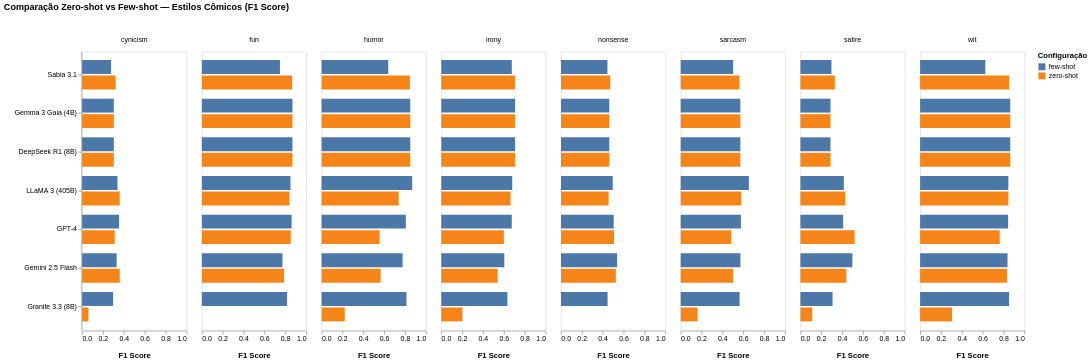

This figure's notebook cell:
### Code cell
valid_models = [
    model for model in df_comic['model'].unique()
    if all(
        isinstance(v, dict) and 'f1_score' in v and all(pd.notna(score) for score in v['f1_score'].values())
        for v in df_comic.loc[df_comic['model'] == model, 'score']
    )
]

df_comic_plot = df_comic[df_comic['model'].isin(valid_models)].copy()

rows = []
for _, row in df_comic_plot.iterrows():
    f1_scores = row['score']['f1_score']
    for style, value in f1_scores.items():
        if pd.notna(value):
            rows.append({
                'model': row['model'],
                'setting': row['setting'],
                'style': style,
                'score': value
            })

df_comic_long = pd.DataFrame(rows)

model_order = (
    df_comic_long[df_comic_long['setting'] == 'zero-shot']
    .groupby('model')['score'].mean()
    .sort_values(ascending=False)
    .index.tolist()
)

df_comic_long['setting'] = pd.Categorical(df_comic_long['setting'], categories=['zero-shot', 'few-shot'], ordered=True)

chart_comic = alt.Chart(df_comic_long).mark_bar(size=20).encode(
    y=alt.Y('model:N', sort=model_order, title=' ', axis=alt.Axis(grid=False)),
    x=alt.X('score:Q', title='F1 Score', axis=alt.Axis(grid=False, titleY=30), scale=alt.Scale(domain=[0,1], clamp=True)),
    color=alt.Color('setting:N', title='Configuração'),
    yOffset=alt.YOffset('setting:N'),
    column=alt.Column('style:N', title=' ')  # cada estilo em uma coluna
).properties(
    width=150,
    height=400,
    title='Comparação Zero-shot vs Few-shot — Estilos Cômicos (F1 Score)'
)

visus_path = visus_folder_name
os.makedirs(visus_path, exist_ok=True)
chart_comic.save(os.path.join(visus_path, "comic_styles_vertical_barras.png"), scale_factor=3.0)
chart_comic.show()

### Figure 1 — Vega-Lite specification as saved in the notebook (floating-point values rounded to 4 significant figures)
{"config": {"view": {"continuousWidth": 300, "continuousHeight": 300}}, "data": {"name": "data-d56d800305771b424a1599f1ba338f08"}, "mark": {"type": "bar", "size": 20}, "encoding": {"color": {"field": "setting", "title": "Configuração", "type": "nominal"}, "column": {"field": "style", "title": " ", "type": "nominal"}, "x": {"axis": {"grid": false, "titleY": 30}, "field": "score", "scale": {"clamp": true, "domain": [0, 1]}, "title": "F1 Score", "type": "quantitative"}, "y": {"axis": {"grid": false}, "field": "model", "sort": ["Sabia 3.1", "Gemma 3 Gaia (4B)", "DeepSeek R1 (8B)", "LLaMA 3 (405B)", "GPT-4", "Gemini 2.5 Flash", "Granite 3.3 (8B)"], "title": " ", "type": "nominal"}, "yOffset": {"field": "setting", "type": "nominal"}}, "height": 400, "title": "Comparação Zero-shot vs Few-shot — Estilos Cômicos (F1 Score)", "width": 150, "$schema": "https://vega.github.io/schema/vega-lite/v5.20.1.json", "datasets": {"data-d56d800305771b424a1599f1ba338f08": [{"model": "Gemma 3 Gaia (4B)", "setting": "zero-shot", "style": "fun", "score": 0.8677}, {"model": "Gemma 3 Gaia (4B)", "setting": "zero-shot", "style": "humor", "score": 0.8499}, {"model": "Gemma 3 Gaia (4B)", "setting": "zero-shot", "style": "nonsense", "score": 0.4628}, {"model": "Gemma 3 Gaia (4B)", "setting": "zero-shot", "style": "wit", "score": 0.8636}, {"model": "Gemma 3 Gaia (4B)", "setting": "zero-shot", "style": "irony", "score": 0.7075}, {"model": "Gemma 3 Gaia (4B)", "setting": "zero-shot", "style": "satire", "score": 0.2883}, {"model": "Gemma 3 Gaia (4B)", "setting": "zero-shot", "style": "sarcasm", "score": 0.5714}, {"model": "Gemma 3 Gaia (4B)", "setting": "zero-shot", "style": "cynicism", "score": 0.3036}, {"model": "Gemma 3 Gaia (4B)", "setting": "few-shot", "style": "fun", "score": 0.8677}, {"model": "Gemma 3 Gaia (4B)", "setting": "few-shot", "style": "humor", "score": 0.8499}, {"model": "Gemma 3 Gaia (4B)", "setting": "few-shot", "style": "nonsense", "score": 0.4628}, {"model": "Gemma 3 Gaia (4B)", "setting": "few-shot", "style": "wit", "score": 0.8636}, {"model": "Gemma 3 Gaia (4B)", "setting": "few-shot", "style": "irony", "score": 0.7075}, {"model": "Gemma 3 Gaia (4B)", "setting": "few-shot", "style": "satire", "score": 0.2883}, {"model": "Gemma 3 Gaia (4B)", "setting": "few-shot", "style": "sarcasm", "score": 0.5714}, {"model": "Gemma 3 Gaia (4B)", "setting": "few-shot", "style": "cynicism", "score": 0.3036}, {"model": "Sabia 3.1", "setting": "zero-shot", "style": "fun", "score": 0.8654}, {"model": "Sabia 3.1", "setting": "zero-shot", "style": "humor", "score": 0.8463}, {"model": "Sabia 3.1", "setting": "zero-shot", "style": "nonsense", "score": 0.472}, {"model": "Sabia 3.1", "setting": "zero-shot", "style": "wit", "score": 0.8526}, {"model": "Sabia 3.1", "setting": "zero-shot", "style": "irony", "score": 0.7062}, {"model": "Sabia 3.1", "setting": "zero-shot", "style": "satire", "score": 0.3295}, {"model": "Sabia 3.1", "setting": "zero-shot", "style": "sarcasm", "score": 0.5629}, {"model": "Sabia 3.1", "setting": "zero-shot", "style": "cynicism", "score": 0.3208}, {"model": "Sabia 3.1", "setting": "few-shot", "style": "fun", "score": 0.7482}, {"model": "Sabia 3.1", "setting": "few-shot", "style": "humor", "score": 0.6391}, {"model": "Sabia 3.1", "setting": "few-shot", "style": "nonsense", "score": 0.445}, {"model": "Sabia 3.1", "setting": "few-shot", "style": "wit", "score": 0.6248}, {"model": "Sabia 3.1", "setting": "few-shot", "style": "irony", "score": 0.6754}, {"model": "Sabia 3.1", "setting": "few-shot", "style": "satire", "score": 0.2973}, {"model": "Sabia 3.1", "setting": "few-shot", "style": "sarcasm", "score": 0.5024}, {"model": "Sabia 3.1", "setting": "few-shot", "style": "cynicism", "score": 0.2772}, {"model": "Granite 3.3 (8B)", "setting": "zero-shot", "style": "fun", "score": 0.0}, {"model": "Granite 3.3 (8B)", "setting": "zero-shot", "style": "humor", "score": 0.2222}, {"model": "Granite 3.3 (8B)", "setting": "zero-shot", "style": "nonsense", "score": 0.0}, {"model": "Granite 3.3 (8B)", "setting": "zero-shot", "style": "wit", "score": 0.305}, {"model": "Granite 3.3 (8B)", "setting": "zero-shot", "style": "irony", "score": 0.2025}, {"model": "Granite 3.3 (8B)", "setting": "zero-shot", "style": "satire", "score": 0.1132}, {"model": "Granite 3.3 (8B)", "setting": "zero-shot", "style": "sarcasm", "score": 0.1626}, {"model": "Granite 3.3 (8B)", "setting": "zero-shot", "style": "cynicism", "score": 0.06061}, {"model": "Granite 3.3 (8B)", "setting": "few-shot", "style": "fun", "score": 0.8159}, {"model": "Granite 3.3 (8B)", "setting": "few-shot", "style": "humor", "score": 0.8135}, {"model": "Granite 3.3 (8B)", "setting": "few-shot", "style": "nonsense", "score": 0.4463}, {"model": "Granite 3.3 (8B)", "setting": "few-shot", "style": "wit", "score": 0.8519}, {"model": "Granite 3.3 (8B)", "setting": "few-shot", "style": "irony", "score": 0.6334}, {"model": "Granite 3.3 (8B)", "setting": "few-shot", "style": "satire", "score": 0.308}, {"model": "Granite 3.3 (8B)", "setting": "few-shot", "style": "sarcasm", "score": 0.5641}, {"model": "Granite 3.3 (8B)", "setting": "few-shot", "style": "cynicism", "score": 0.2966}, {"model": "Gemini 2.5 Flash", "setting": "zero-shot", "style": "fun", "score": 0.7874}, {"model": "Gemini 2.5 Flash", "setting": "zero-shot", "style": "humor", "score": 0.5659}, {"model": "Gemini 2.5 Flash", "setting": "zero-shot", "style": "nonsense", "score": 0.5253}, {"model": "Gemini 2.5 Flash", "setting": "zero-shot", "style": "wit", "score": 0.8318}, {"model": "Gemini 2.5 Flash", "setting": "zero-shot", "style": "irony", "score": 0.5407}, {"model": "Gemini 2.5 Flash", "setting": "zero-shot", "style": "satire", "score": 0.4405}, {"model": "Gemini 2.5 Flash", "setting": "zero-shot", "style": "sarcasm", "score": 0.5017}, {"model": "Gemini 2.5 Flash", "setting": "zero-shot", "style": "cynicism", "score": 0.3604}, {"model": "Gemini 2.5 Flash", "setting": "few-shot", "style": "fun", "score": 0.7724}, {"model": "Gemini 2.5 Flash", "setting": "few-shot", "style": "humor", "score": 0.7764}, {"model": "Gemini 2.5 Flash", "setting": "few-shot", "style": "nonsense", "score": 0.538}, {"model": "Gemini 2.5 Flash", "setting": "few-shot", "style": "wit", "score": 0.8374}, {"model": "Gemini 2.5 Flash", "setting": "few-shot", "style": "irony", "score": 0.604}, {"model": "Gemini 2.5 Flash", "setting": "few-shot", "style": "satire", "score": 0.4978}, {"model": "Gemini 2.5 Flash", "setting": "few-shot", "style": "sarcasm", "score": 0.5723}, {"model": "Gemini 2.5 Flash", "setting": "few-shot", "style": "cynicism", "score": 0.3305}, {"model": "GPT-4", "setting": "zero-shot", "style": "fun", "score": 0.8515}, {"model": "GPT-4", "setting": "zero-shot", "style": "humor", "score": 0.5562}, {"model": "GPT-4", "setting": "zero-shot", "style": "nonsense", "score": 0.5082}, {"model": "GPT-4", "setting": "zero-shot", "style": "wit", "score": 0.7623}, {"model": "GPT-4", "setting": "zero-shot", "style": "irony", "score": 0.5996}, {"model": "GPT-4", "setting": "zero-shot", "style": "satire", "score": 0.5191}, {"model": "GPT-4", "setting": "zero-shot", "style": "sarcasm", "score": 0.4843}, {"model": "GPT-4", "setting": "zero-shot", "style": "cynicism", "score": 0.3121}, {"model": "GPT-4", "setting": "few-shot", "style": "fun", "score": 0.8603}, {"model": "GPT-4", "setting": "few-shot", "style": "humor", "score": 0.8073}, {"model": "GPT-4", "setting": "few-shot", "style": "nonsense", "score": 0.5051}, {"model": "GPT-4", "setting": "few-shot", "style": "wit", "score": 0.843}, {"model": "GPT-4", "setting": "few-shot", "style": "irony", "score": 0.6753}, {"model": "GPT-4", "setting": "few-shot", "style": "satire", "score": 0.4092}, {"model": "GPT-4", "setting": "few-shot", "style": "sarcasm", "score": 0.5769}, {"model": "GPT-4", "setting": "few-shot", "style": "cynicism", "score": 0.3538}, {"model": "LLaMA 3 (405B)", "setting": "zero-shot", "style": "fun", "score": 0.8389}, {"model": "LLaMA 3 (405B)", "setting": "zero-shot", "style": "humor", "score": 0.7385}, {"model": "LLaMA 3 (405B)", "setting": "zero-shot", "style": "nonsense", "score": 0.4563}, {"model": "LLaMA 3 (405B)", "setting": "zero-shot", "style": "wit", "score": 0.8458}, {"model": "LLaMA 3 (405B)", "setting": "zero-shot", "style": "irony", "score": 0.6635}, {"model": "LLaMA 3 (405B)", "setting": "zero-shot", "style": "satire", "score": 0.4293}, {"model": "LLaMA 3 (405B)", "setting": "zero-shot", "style": "sarcasm", "score": 0.578}, {"model": "LLaMA 3 (405B)", "setting": "zero-shot", "style": "cynicism", "score": 0.36}, {"model": "LLaMA 3 (405B)", "setting": "few-shot", "style": "fun", "score": 0.849}, {"model": "LLaMA 3 (405B)", "setting": "few-shot", "style": "humor", "score": 0.868}, {"model": "LLaMA 3 (405B)", "setting": "few-shot", "style": "nonsense", "score": 0.4957}, {"model": "LLaMA 3 (405B)", "setting": "few-shot", "style": "wit", "score": 0.8452}, {"model": "LLaMA 3 (405B)", "setting": "few-shot", "style": "irony", "score": 0.6798}, {"model": "LLaMA 3 (405B)", "setting": "few-shot", "style": "satire", "score": 0.4163}, {"model": "LLaMA 3 (405B)", "setting": "few-shot", "style": "sarcasm", "score": 0.653}, {"model": "LLaMA 3 (405B)", "setting": "few-shot", "style": "cynicism", "score": 0.3386}, {"model": "DeepSeek R1 (8B)", "setting": "zero-shot", "style": "fun", "score": 0.8677}, {"model": "DeepSeek R1 (8B)", "setting": "zero-shot", "style": "humor", "score": 0.8499}, {"model": "DeepSeek R1 (8B)", "setting": "zero-shot", "style": "nonsense", "score": 0.4628}, {"model": "DeepSeek R1 (8B)", "setting": "zero-shot", "style": "wit", "score": 0.8636}, {"model": "DeepSeek R1 (8B)", "setting": "zero-shot", "style": "irony", "score": 0.7075}, {"model": "DeepSeek R1 (8B)", "setting": "zero-shot", "style": "satire", "score": 0.2883}, {"model": "DeepSeek R1 (8B)", "setting": "zero-shot", "style": "sarcasm", "score": 0.5714}, {"model": "DeepSeek R1 (8B)", "setting": "zero-shot", "style": "cynicism", "score": 0.3036}, {"model": "DeepSeek R1 (8B)", "setting": "few-shot", "style": "fun", "score": 0.8677}, {"model": "DeepSeek R1 (8B)", "setting": "few-shot", "style": "humor", "score": 0.8499}, {"model": "DeepSeek R1 (8B)", "setting": "few-shot", "style": "nonsense", "score": 0.4628}, {"model": "DeepSeek R1 (8B)", "setting": "few-shot", "style": "wit", "score": 0.8636}, {"model": "DeepSeek R1 (8B)", "setting": "few-shot", "style": "irony", "score": 0.7075}, {"model": "DeepSeek R1 (8B)", "setting": "few-shot", "style": "satire", "score": 0.2883}, {"model": "DeepSeek R1 (8B)", "setting": "few-shot", "style": "sarcasm", "score": 0.5714}, {"model": "DeepSeek R1 (8B)", "setting": "few-shot", "style": "cynicism", "score": 0.3036}]}}
